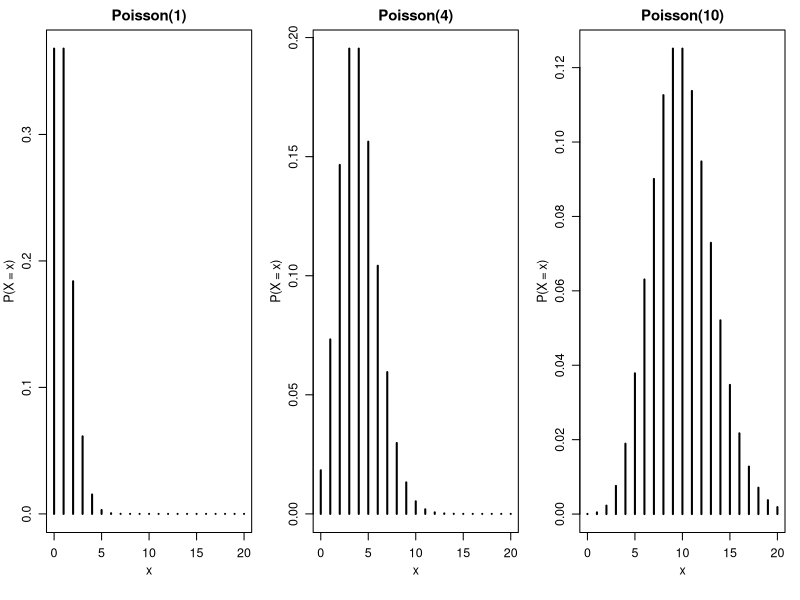

Generate this figure with R:
x <- 0:20

pdf("poisson_shapes.pdf", width = 6.5, height = 3.5)

par(
    mfrow = c(1, 3),
    mar  = c(4.5, 3.1, 2, 1),  # minimal bottom/left for labels, almost nothing top/right
    mgp  = c(2, 0.85, 0),
    cex = 0.75
)

lambda <- 1
y <- dpois(x, lambda)
plot(x, y,
     type = "h",
     lwd = 2,
     main = "Poisson(1)",
     xlab = "x",
     ylab = "P(X = x)"
)

lambda <- 4
y <- dpois(x, lambda)
plot(x, y,
     type = "h",
     lwd = 2,
     main = "Poisson(4)",
     xlab = "x",
     ylab = "P(X = x)"
)

lambda <- 10
y <- dpois(x, lambda)
plot(x, y,
     type = "h",
     lwd = 2,
     main = "Poisson(10)",
     xlab = "x",
     ylab = "P(X = x)"
)

dev.off()
